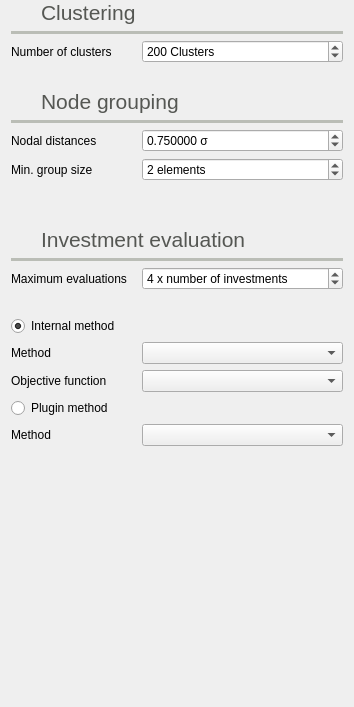
             <widget class="QFrame" name="frame_18">
              <property name="frameShape">
               <enum>QFrame::Shape::NoFrame</enum>
              </property>
              <property name="frameShadow">
               <enum>QFrame::Shadow::Raised</enum>
              </property>
              <layout class="QGridLayout" name="gridLayout_21">
               <property name="topMargin">
                <number>0</number>
               </property>
               <item row="20" column="0">
                <widget class="QLabel" name="label_31">
                 <property name="text">
                  <string/>
                 </property>
                </widget>
               </item>
               <item row="14" column="0" colspan="3">
                <widget class="Line" name="line_24">
                 <property name="palette">
                  <palette>
                   <active>
                    <colorrole role="WindowText">
                     <brush brushstyle="SolidPattern">
                      <color alpha="255">
                       <red>186</red>
                       <green>189</green>
                       <blue>182</blue>
                      </color>
                     </brush>
                    </colorrole>
                   </active>
                   <inactive>
                    <colorrole role="WindowText">
                     <brush brushstyle="SolidPattern">
                      <color alpha="255">
                       <red>186</red>
                       <green>189</green>
                       <blue>182</blue>
                      </color>
                     </brush>
                    </colorrole>
                   </inactive>
                   <disabled>
                    <colorrole role="WindowText">
                     <brush brushstyle="SolidPattern">
                      <color alpha="255">
                       <red>190</red>
                       <green>190</green>
                       <blue>190</blue>
                      </color>
                     </brush>
                    </colorrole>
                   </disabled>
                  </palette>
                 </property>
                 <property name="frameShadow">
                  <enum>QFrame::Shadow::Plain</enum>
                 </property>
                 <property name="lineWidth">
                  <number>4</number>
                 </property>
                 <property name="orientation">
                  <enum>Qt::Orientation::Horizontal</enum>
                 </property>
                </widget>
               </item>
               <item row="21" column="1" colspan="2">
                <widget class="QLabel" name="label_121">
                 <property name="palette">
                  <palette>
                   <active>
                    <colorrole role="WindowText">
                     <brush brushstyle="SolidPattern">
                      <color alpha="255">
                       <red>85</red>
                       <green>87</green>
                       <blue>83</blue>
                      </color>
                     </brush>
                    </colorrole>
                   </active>
                   <inactive>
                    <colorrole role="WindowText">
                     <brush brushstyle="SolidPattern">
                      <color alpha="255">
                       <red>85</red>
                       <green>87</green>
                       <blue>83</blue>
                      </color>
                     </brush>
                    </colorrole>
                   </inactive>
                   <disabled>
                    <colorrole role="WindowText">
                     <brush brushstyle="SolidPattern">
                      <color alpha="255">
                       <red>190</red>
                       <green>190</green>
                       <blue>190</blue>
                      </color>
                     </brush>
                    </colorrole>
                   </disabled>
                  </palette>
                 </property>
                 <property name="font">
                  <font>
                   <pointsize>16</pointsize>
                  </font>
                 </property>
                 <property name="text">
                  <string>Investment evaluation</string>
                 </property>
                 <property name="alignment">
                  <set>Qt::AlignmentFlag::AlignBottom|Qt::AlignmentFlag::AlignLeading|Qt::AlignmentFlag::AlignLeft</set>
                 </property>
                </widget>
               </item>
               <item row="9" column="0" colspan="3">
                <widget class="Line" name="line_29">
                 <property name="palette">
                  <palette>
                   <active>
                    <colorrole role="WindowText">
                     <brush brushstyle="SolidPattern">
                      <color alpha="255">
                       <red>186</red>
                       <green>189</green>
                       <blue>182</blue>
                      </color>
                     </brush>
                    </colorrole>
                   </active>
                   <inactive>
                    <colorrole role="WindowText">
                     <brush brushstyle="SolidPattern">
                      <color alpha="255">
                       <red>186</red>
                       <green>189</green>
                       <blue>182</blue>
                      </color>
                     </brush>
                    </colorrole>
                   </inactive>
                   <disabled>
                    <colorrole role="WindowText">
                     <brush brushstyle="SolidPattern">
                      <color alpha="255">
                       <red>190</red>
                       <green>190</green>
                       <blue>190</blue>
                      </color>
                     </brush>
                    </colorrole>
                   </disabled>
                  </palette>
                 </property>
                 <property name="frameShadow">
                  <enum>QFrame::Shadow::Plain</enum>
                 </property>
                 <property name="lineWidth">
                  <number>4</number>
                 </property>
                 <property name="orientation">
                  <enum>Qt::Orientation::Horizontal</enum>
                 </property>
                </widget>
               </item>
               <item row="17" column="2">
                <widget class="QSpinBox" name="node_distances_elements_spinBox">
                 <property name="font">
                  <font>
                   <pointsize>9</pointsize>
                  </font>
                 </property>
                 <property name="toolTip">
                  <string>Minimum size of the group</string>
                 </property>
                 <property name="statusTip">
                  <string/>
                 </property>
                 <property name="suffix">
                  <string> elements</string>
                 </property>
                 <property name="minimum">
                  <number>1</number>
                 </property>
                 <property name="maximum">
                  <number>99999</number>
                 </property>
                 <property name="value">
                  <number>2</number>
                 </property>
                </widget>
               </item>
               <item row="13" column="1" colspan="2">
                <widget class="QLabel" name="label_89">
                 <property name="palette">
                  <palette>
                   <active>
                    <colorrole role="WindowText">
                     <brush brushstyle="SolidPattern">
                      <color alpha="255">
                       <red>85</red>
                       <green>87</green>
                       <blue>83</blue>
                      </color>
                     </brush>
                    </colorrole>
                   </active>
                   <inactive>
                    <colorrole role="WindowText">
                     <brush brushstyle="SolidPattern">
                      <color alpha="255">
                       <red>85</red>
                       <green>87</green>
                       <blue>83</blue>
                      </color>
                     </brush>
                    </colorrole>
                   </inactive>
                   <disabled>
                    <colorrole role="WindowText">
                     <brush brushstyle="SolidPattern">
                      <color alpha="255">
                       <red>190</red>
                       <green>190</green>
                       <blue>190</blue>
                      </color>
                     </brush>
                    </colorrole>
                   </disabled>
                  </palette>
                 </property>
                 <property name="font">
                  <font>
                   <pointsize>16</pointsize>
                  </font>
                 </property>
                 <property name="text">
                  <string>Node grouping</string>
                 </property>
                 <property name="alignment">
                  <set>Qt::AlignmentFlag::AlignBottom|Qt::AlignmentFlag::AlignLeading|Qt::AlignmentFlag::AlignLeft</set>
                 </property>
                </widget>
               </item>
               <item row="25" column="0" colspan="3">
                <widget class="QRadioButton" name="internal_investment_methods_radioButton">
                 <property name="font">
                  <font>
                   <pointsize>9</pointsize>
                  </font>
                 </property>
                 <property name="text">
                  <string>Internal method</string>
                 </property>
                 <property name="checked">
                  <bool>true</bool>
                 </property>
                </widget>
               </item>
               <item row="13" column="0">
                <widget class="QLabel" name="label_88">
                 <property name="minimumSize">
                  <size>
                   <width>24</width>
                   <height>24</height>
                  </size>
                 </property>
                 <property name="maximumSize">
                  <size>
                   <width>24</width>
                   <height>24</height>
                  </size>
                 </property>
                 <property name="text">
                  <string/>
                 </property>
                 <property name="pixmap">
                  <pixmap resource="icons.qrc">:/Icons/icons/color_grid.svg</pixmap>
                 </property>
                 <property name="scaledContents">
                  <bool>true</bool>
                 </property>
                </widget>
               </item>
               <item row="10" column="2">
                <widget class="QSpinBox" name="cluster_number_spinBox">
                 <property name="font">
                  <font>
                   <pointsize>9</pointsize>
                  </font>
                 </property>
                 <property name="toolTip">
                  <string>&lt;html&gt;&lt;head/&gt;&lt;body&gt;&lt;p&gt;Number of clusters, this affects all the simulations that deal with clustering&lt;/p&gt;&lt;/body&gt;&lt;/html&gt;</string>
                 </property>
                 <property name="suffix">
                  <string> Clusters</string>
                 </property>
                 <property name="minimum">
                  <number>1</number>
                 </property>
                 <property name="maximum">
                  <number>999999</number>
                 </property>
                 <property name="value">
                  <number>200</number>
                 </property>
                </widget>
               </item>
               <item row="18" column="0" colspan="2">
                <widget class="QLabel" name="label_44">
                 <property name="text">
                  <string/>
                 </property>
                </widget>
               </item>
               <item row="29" column="0" colspan="3">
                <widget class="QRadioButton" name="plugins_investment_methods_radioButton">
                 <property name="font">
                  <font>
                   <pointsize>9</pointsize>
                  </font>
                 </property>
                 <property name="text">
                  <string>Plugin method</string>
                 </property>
                </widget>
               </item>
               <item row="12" column="0" colspan="2">
                <widget class="QLabel" name="label_7">
                 <property name="text">
                  <string/>
                 </property>
                </widget>
               </item>
               <item row="28" column="0" colspan="2">
                <widget class="QLabel" name="label_153">
                 <property name="font">
                  <font>
                   <pointsize>9</pointsize>
                  </font>
                 </property>
                 <property name="text">
                  <string>Objective function</string>
                 </property>
                </widget>
               </item>
               <item row="30" column="2">
                <widget class="QComboBox" name="plugins_investment_evaluation_method_ComboBox">
                 <property name="font">
                  <font>
                   <pointsize>9</pointsize>
                  </font>
                 </property>
                </widget>
               </item>
               <item row="10" column="0" colspan="2">
                <widget class="QLabel" name="label_33">
                 <property name="font">
                  <font>
                   <pointsize>9</pointsize>
                  </font>
                 </property>
                 <property name="text">
                  <string>Number of clusters</string>
                 </property>
                </widget>
               </item>
               <item row="28" column="2">
                <widget class="QComboBox" name="investment_evaluation_objfunc_ComboBox">
                 <property name="font">
                  <font>
                   <pointsize>9</pointsize>
                  </font>
                 </property>
                </widget>
               </item>
               <item row="8" column="1">
                <widget class="QFrame" name="frame_59">
                 <property name="frameShape">
                  <enum>QFrame::Shape::NoFrame</enum>
                 </property>
                 <property name="frameShadow">
                  <enum>QFrame::Shadow::Raised</enum>
                 </property>
                 <layout class="QHBoxLayout" name="horizontalLayout_32">
                  <property name="leftMargin">
                   <number>0</number>
                  </property>
                  <property name="topMargin">
                   <number>0</number>
                  </property>
                  <property name="rightMargin">
                   <number>0</number>
                  </property>
                  <property name="bottomMargin">
                   <number>0</number>
                  </property>
                  <item>
                   <widget class="QLabel" name="label_93">
                    <property name="palette">
                     <palette>
                      <active>
                       <colorrole role="WindowText">
                        <brush brushstyle="SolidPattern">
                         <color alpha="255">
                          <red>85</red>
                          <green>87</green>
                          <blue>83</blue>
                         </color>
                        </brush>
                       </colorrole>
                      </active>
                      <inactive>
                       <colorrole role="WindowText">
                        <brush brushstyle="SolidPattern">
                         <color alpha="255">
                          <red>85</red>
                          <green>87</green>
                          <blue>83</blue>
                         </color>
                        </brush>
                       </colorrole>
                      </inactive>
                      <disabled>
                       <colorrole role="WindowText">
                        <brush brushstyle="SolidPattern">
                         <color alpha="255">
                          <red>190</red>
                          <green>190</green>
                          <blue>190</blue>
                         </color>
                        </brush>
                       </colorrole>
                      </disabled>
                     </palette>
                    </property>
                    <property name="font">
                     <font>
                      <pointsize>16</pointsize>
                     </font>
                    </property>
                    <property name="text">
                     <string>Clustering</string>
                    </property>
                    <property name="alignment">
                     <set>Qt::AlignmentFlag::AlignBottom|Qt::AlignmentFlag::AlignLeading|Qt::AlignmentFlag::AlignLeft</set>
                    </property>
                   </widget>
                  </item>
                 </layout>
                </widget>
               </item>
               <item row="16" column="2">
                <widget class="QDoubleSpinBox" name="node_distances_sigma_doubleSpinBox">
                 <property name="font">
                  <font>
                   <pointsize>9</pointsize>
                  </font>
                 </property>
                 <property name="toolTip">
                  <string>Máximum standard deviation to determine the groups</string>
                 </property>
                 <property name="suffix">
                  <string> σ</string>
                 </property>
                 <property name="decimals">
                  <number>6</number>
                 </property>
                 <property name="singleStep">
                  <double>0.010000000000000</double>
                 </property>
                 <property name="value">
                  <double>0.750000000000000</double>
                 </property>
                </widget>
               </item>
               <item row="17" column="0" colspan="2">
                <widget class="QLabel" name="label_61">
                 <property name="font">
                  <font>
                   <pointsize>9</pointsize>
                  </font>
                 </property>
                 <property name="text">
                  <string>Min. group size</string>
                 </property>
                </widget>
               </item>
               <item row="23" column="2">
                <widget class="QSpinBox" name="max_investments_evluation_number_spinBox">
                 <property name="font">
                  <font>
                   <pointsize>9</pointsize>
                  </font>
                 </property>
                 <property name="toolTip">
                  <string>Number of maximum evaluations for the optimization methods</string>
                 </property>
                 <property name="suffix">
                  <string> x number of investments</string>
                 </property>
                 <property name="minimum">
                  <number>1</number>
                 </property>
                 <property name="maximum">
                  <number>999999999</number>
                 </property>
                 <property name="value">
                  <number>4</number>
                 </property>
                </widget>
               </item>
               <item row="8" column="0">
                <widget class="QLabel" name="label_94">
                 <property name="minimumSize">
                  <size>
                   <width>24</width>
                   <height>24</height>
                  </size>
                 </property>
                 <property name="maximumSize">
                  <size>
                   <width>24</width>
                   <height>24</height>
                  </size>
                 </property>
                 <property name="text">
                  <string/>
                 </property>
                 <property name="pixmap">
                  <pixmap resource="icons.qrc">:/Icons/icons/clustering.svg</pixmap>
                 </property>
                 <property name="scaledContents">
                  <bool>true</bool>
                 </property>
                </widget>
               </item>
               <item row="33" column="1">
                <spacer name="verticalSpacer_16">
                 <property name="orientation">
                  <enum>Qt::Orientation::Vertical</enum>
                 </property>
                 <property name="sizeHint" stdset="0">
                  <size>
                   <width>20</width>
                   <height>250</height>
                  </size>
                 </property>
                </spacer>
               </item>
               <item row="30" column="0" colspan="2">
                <widget class="QLabel" name="label_83">
                 <property name="font">
                  <font>
                   <pointsize>9</pointsize>
                  </font>
                 </property>
                 <property name="text">
                  <string>Method</string>
                 </property>
                </widget>
               </item>
               <item row="22" column="0" colspan="3">
                <widget class="Line" name="line_30">
                 <property name="palette">
                  <palette>
                   <active>
                    <colorrole role="WindowText">
                     <brush brushstyle="SolidPattern">
                      <color alpha="255">
                       <red>186</red>
                       <green>189</green>
                       <blue>182</blue>
                      </color>
                     </brush>
                    </colorrole>
                   </active>
                   <inactive>
                    <colorrole role="WindowText">
                     <brush brushstyle="SolidPattern">
                      <color alpha="255">
                       <red>186</red>
                       <green>189</green>
                       <blue>182</blue>
                      </color>
                     </brush>
                    </colorrole>
                   </inactive>
                   <disabled>
                    <colorrole role="WindowText">
                     <brush brushstyle="SolidPattern">
                      <color alpha="255">
                       <red>190</red>
                       <green>190</green>
                       <blue>190</blue>
                      </color>
                     </brush>
                    </colorrole>
                   </disabled>
                  </palette>
                 </property>
                 <property name="frameShadow">
                  <enum>QFrame::Shadow::Plain</enum>
                 </property>
                 <property name="lineWidth">
                  <number>4</number>
                 </property>
                 <property name="orientation">
                  <enum>Qt::Orientation::Horizontal</enum>
                 </property>
                </widget>
               </item>
               <item row="16" column="0" colspan="2">
                <widget class="QLabel" name="label_38">
                 <property name="font">
                  <font>
                   <pointsize>9</pointsize>
                  </font>
                 </property>
                 <property name="text">
                  <string>Nodal distances</string>
                 </property>
                </widget>
               </item>
               <item row="21" column="0">
                <widget class="QLabel" name="label_120">
                 <property name="minimumSize">
                  <size>
                   <width>24</width>
                   <height>24</height>
                  </size>
                 </property>
                 <property name="maximumSize">
                  <size>
                   <width>24</width>
                   <height>24</height>
                  </size>
                 </property>
                 <property name="text">
                  <string/>
                 </property>
                 <property name="pixmap">
                  <pixmap resource="icons.qrc">:/Icons/icons/expansion_planning.svg</pixmap>
                 </property>
                 <property name="scaledContents">
                  <bool>true</bool>
                 </property>
                </widget>
               </item>
               <item row="26" column="0" colspan="2">
                <widget class="QLabel" name="label_3">
                 <property name="font">
                  <font>
                   <pointsize>9</pointsize>
                  </font>
                 </property>
                 <property name="text">
                  <string>Method</string>
                 </property>
                </widget>
               </item>
               <item row="26" column="2">
                <widget class="QComboBox" name="investment_evaluation_method_ComboBox">
                 <property name="font">
                  <font>
                   <pointsize>9</pointsize>
                  </font>
                 </property>
                 <property name="toolTip">
                  <string>Select the investment evaluation method</string>
                 </property>
                </widget>
               </item>
               <item row="24" column="0" colspan="2">
                <widget class="QLabel" name="label_87">
                 <property name="text">
                  <string/>
                 </property>
                </widget>
               </item>
               <item row="23" column="0" colspan="2">
                <widget class="QLabel" name="label_51">
                 <property name="font">
                  <font>
                   <pointsize>9</pointsize>
                  </font>
                 </property>
                 <property name="text">
                  <string>Maximum evaluations</string>
                 </property>
                </widget>
               </item>
              </layout>
             </widget>
